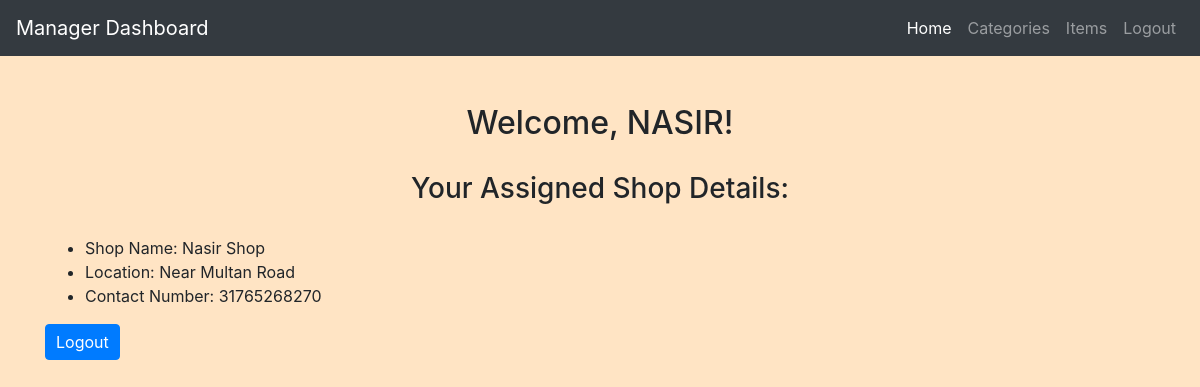
/manager/manager_dashboard.php (signed in), run on the app's committed database.
### tables this page shows
CREATE TABLE `homefoodshops` (
  `ShopID` int(11) NOT NULL,
  `ManagerID` int(11) DEFAULT NULL,
  `ShopName` varchar(255) NOT NULL,
  `Location` varchar(255) NOT NULL,
  `ApprovalStatus` enum('Approved','Disapproved') DEFAULT 'Disapproved',
  `ShopPicture` varchar(255) DEFAULT NULL,
  `ContactNumber` varchar(20) NOT NULL
);

### manager/manager_dashboard.php (the view, shortened to what this page needs)
<?php
include('config.php');
$managerId = $_SESSION["manager_id"];
$query = "SELECT * FROM HomeFoodShops WHERE ManagerID = '$managerId'";
$result = mysqli_query($conn, $query);
if (mysqli_num_rows($result) == 1) {
    $shop = mysqli_fetch_assoc($result);
} else {
    header("Location: manager_login.php");
    exit;
}
?>
<!DOCTYPE html>
<html>
<head>
    <link rel="stylesheet" href="https://maxcdn.bootstrapcdn.com/bootstrap/4.5.2/css/bootstrap.min.css">
    <link rel="stylesheet" href="../css/style.css">
</head>
<body>
<?php include('manager_navbar.php'); ?>
<div class="container mt-5">
    <h2>Welcome, <?php echo $_SESSION["manager_name"]; ?>!</h2>
    <h3>Your Assigned Shop Details:</h3>
    <ul>
        <li>Shop Name: <?php echo $shop["ShopName"]; ?></li>
        <li>Location: <?php echo $shop["Location"]; ?></li>
        <li>Contact Number: <?php echo $shop["ContactNumber"]; ?></li>
    </ul>
    <a href="logout.php" class="btn btn-primary">Logout</a>
</div>
</body>
</html>

### css/style.css (style rules this page uses)
body { background-color: bisque; }
h1, h2, h3, h4 { text-align: center; margin-top: 30px; margin-bottom: 30px; }
.btn-primary { padding: 5px 10px; }

### data on the page
homefoodshops: ShopName "Nasir Shop", Location "Near Multan Road", ContactNumber "31765268270"

### other printed values
$_SESSION["manager_name"] "NASIR"
